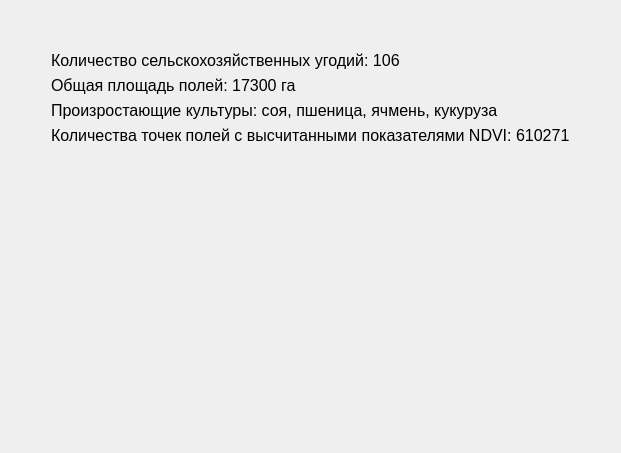
         <widget class="QWidget" name="home_page_2021">
          <layout class="QGridLayout" name="gridLayout_4">
           <item row="2" column="1">
            <layout class="QHBoxLayout" name="horizontalLayout_9">
             <item>
              <widget class="QLabel" name="label_20">
               <property name="minimumSize">
                <size>
                 <width>371</width>
                 <height>251</height>
                </size>
               </property>
               <property name="maximumSize">
                <size>
                 <width>556</width>
                 <height>376</height>
                </size>
               </property>
               <property name="text">
                <string/>
               </property>
               <property name="pixmap">
                <pixmap>../static/img/амурка2021.png</pixmap>
               </property>
               <property name="scaledContents">
                <bool>true</bool>
               </property>
              </widget>
             </item>
            </layout>
           </item>
           <item row="1" column="0">
            <spacer name="horizontalSpacer_13">
             <property name="orientation">
              <enum>Qt::Horizontal</enum>
             </property>
             <property name="sizeHint" stdset="0">
              <size>
               <width>40</width>
               <height>20</height>
              </size>
             </property>
            </spacer>
           </item>
           <item row="1" column="1">
            <layout class="QVBoxLayout" name="verticalLayout_13">
             <item>
              <widget class="QLabel" name="label_16">
               <property name="font">
                <font>
                 <pointsize>12</pointsize>
                </font>
               </property>
               <property name="text">
                <string>Количество сельскохозяйственных угодий: 106</string>
               </property>
              </widget>
             </item>
             <item>
              <widget class="QLabel" name="label_21">
               <property name="font">
                <font>
                 <pointsize>12</pointsize>
                </font>
               </property>
               <property name="text">
                <string>Общая площадь полей: 17300 га</string>
               </property>
              </widget>
             </item>
             <item>
              <widget class="QLabel" name="label_19">
               <property name="font">
                <font>
                 <pointsize>12</pointsize>
                </font>
               </property>
               <property name="text">
                <string>Произростающие культуры: соя, пшеница, ячмень, кукуруза</string>
               </property>
              </widget>
             </item>
             <item>
              <widget class="QLabel" name="label_22">
               <property name="font">
                <font>
                 <pointsize>12</pointsize>
                </font>
               </property>
               <property name="text">
                <string>Количества точек полей с высчитанными показателями NDVI: 610271</string>
               </property>
              </widget>
             </item>
            </layout>
           </item>
           <item row="1" column="2">
            <spacer name="horizontalSpacer_14">
             <property name="orientation">
              <enum>Qt::Horizontal</enum>
             </property>
             <property name="sizeHint" stdset="0">
              <size>
               <width>40</width>
               <height>20</height>
              </size>
             </property>
            </spacer>
           </item>
           <item row="3" column="1">
            <spacer name="verticalSpacer_9">
             <property name="orientation">
              <enum>Qt::Vertical</enum>
             </property>
             <property name="sizeHint" stdset="0">
              <size>
               <width>20</width>
               <height>40</height>
              </size>
             </property>
            </spacer>
           </item>
           <item row="0" column="1">
            <spacer name="verticalSpacer_10">
             <property name="orientation">
              <enum>Qt::Vertical</enum>
             </property>
             <property name="sizeHint" stdset="0">
              <size>
               <width>20</width>
               <height>40</height>
              </size>
             </property>
            </spacer>
           </item>
          </layout>
         </widget>
